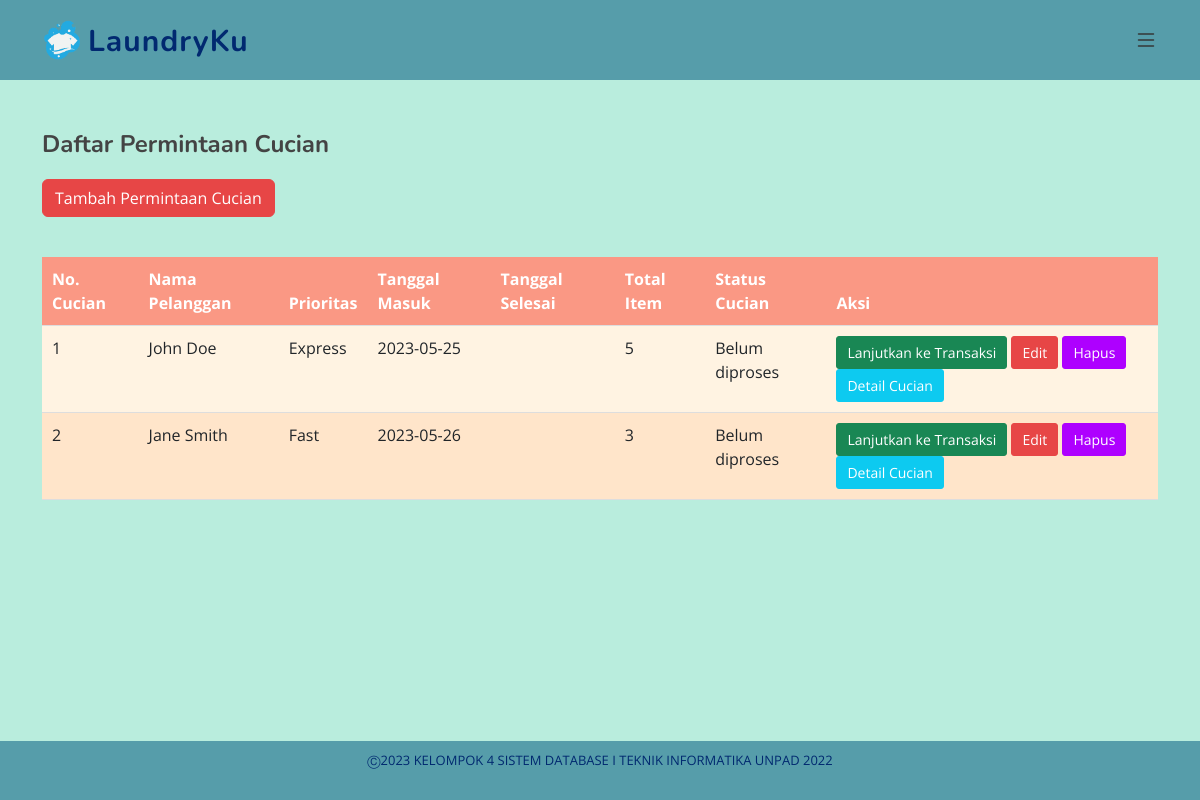
The page /permintaan_cucian.php (signed in) on the database its author committed.
### tables this page shows
CREATE TABLE PermintaanCucian (
    no_cucian INT AUTO_INCREMENT PRIMARY KEY,
    id_pelanggan INT,
    id_prioritas INT,
    tgl_masuk DATE,
    tgl_selesai DATE,
    total_item INT,
    id_status_cucian INT,
    FOREIGN KEY (id_pelanggan) REFERENCES Pelanggan(id_pelanggan),
    FOREIGN KEY (id_prioritas) REFERENCES Prioritas(id_prioritas),
    FOREIGN KEY (id_status_cucian) REFERENCES StatusCucian(id_status_cucian)
);

CREATE TABLE Pelanggan (
    id_pelanggan INT AUTO_INCREMENT PRIMARY KEY,
    nama VARCHAR(255) NOT NULL,
    alamat VARCHAR(255) NOT NULL,
    telepon VARCHAR(15) NOT NULL,
    username VARCHAR(255) NOT NULL,
    password VARCHAR(255) NOT NULL,
    role VARCHAR(255) NOT NULL DEFAULT 'pelanggan'
);

CREATE TABLE Prioritas (
    id_prioritas INT AUTO_INCREMENT PRIMARY KEY,
    jenis_prioritas VARCHAR(255) NOT NULL,
    keterangan VARCHAR(255),
    durasi INT,
    image_url VARCHAR (255)
);

CREATE TABLE StatusCucian (
    id_status_cucian INT AUTO_INCREMENT PRIMARY KEY,
    jenis_status_cucian VARCHAR(255) NOT NULL
);

### permintaan_cucian.php (the view, shortened to what this page needs)
<?php
include "config.php";
$query = "SELECT pc.*, p.nama, pri.jenis_prioritas, sc.jenis_status_cucian, SUM(ic.jumlah_item) AS total_item
FROM PermintaanCucian pc
INNER JOIN Pelanggan p ON pc.id_pelanggan = p.id_pelanggan
LEFT JOIN Prioritas pri ON pc.id_prioritas = pri.id_prioritas
LEFT JOIN StatusCucian sc ON pc.id_status_cucian = sc.id_status_cucian
LEFT JOIN itemCucian ic ON pc.no_cucian = ic.no_cucian
GROUP BY pc.no_cucian";
$result = mysqli_query($conn, $query);
?>
<?php include 'header.php'; ?>
<main id="main">
  <section id="admin" class="admin">
    <div class="container">
      <div class="row">
        <div class="col-lg-12">
          <h2>Daftar Permintaan Cucian</h2>
          <div class="text-right">
            <a href="tambah_permintaan_cucian.php" class="btn btn-primary">Tambah Permintaan Cucian</a>
          </div>
        </div>
      </div>
      <div class="row">
        <div class="col-lg-12">
          <table class="table">
            <thead>
              <tr>
                <th>No. Cucian</th>
                <th>Nama Pelanggan</th>
                <th>Prioritas</th>
                <th>Tanggal Masuk</th>
                <th>Tanggal Selesai</th>
                <th>Total Item</th>
                <th>Status Cucian</th>
                <th>Aksi</th>
              </tr>
            </thead>
            <tbody>
              <?php while ($row = mysqli_fetch_assoc($result)): ?>
                <?php
                $noCucian = $row['no_cucian'];
                $queryCheckTransaksi = "SELECT COUNT(*) AS jumlah_transaksi FROM Transaksi WHERE no_cucian = $noCucian";
                $resultCheckTransaksi = mysqli_query($conn, $queryCheckTransaksi);
                $rowCheckTransaksi = mysqli_fetch_assoc($resultCheckTransaksi);
                $jumlahTransaksi = $rowCheckTransaksi['jumlah_transaksi'];
                ?>
                <tr>
                  <td>
                    <?php echo $row['no_cucian']; ?>
                  </td>
                  <td>
                    <?php echo $row['nama']; ?>
                  </td>
                  <td>
                    <?php echo $row['jenis_prioritas']; ?>
                  </td>
                  <td>
                    <?php echo $row['tgl_masuk']; ?>
                  </td>
                  <td>
                  </td>
                  <td>
                    <?php echo $row['total_item']; ?>
                  </td>
                  <td>
                    <?php echo $row['jenis_status_cucian']; ?>
                  </td>
                  <td>
                    <?php if (!empty($row['no_transaksi'])): ?>
                      <a href="detail_transaksi.php?no_transaksi=<?php echo $row['no_transaksi']; ?>"
                        class="btn btn-primary btn-sm">Detail Transaksi</a>
                    <?php else: ?>
                      <?php if ($jumlahTransaksi > 0): ?>
                        <a href="#" class="btn btn-secondary btn-sm" disabled>Sudah Masuk Transaksi</a>
                      <?php elseif ($row['total_item'] == 0): ?>
                        <a href="#" class="btn btn-secondary btn-sm" disabled>Total Item Kosong</a>
                      <?php else: ?>
                        <a href="buat_transaksi.php?no_cucian=<?php echo $row['no_cucian']; ?>"
                          class="btn btn-success btn-sm">Lanjutkan ke Transaksi</a>
                      <?php endif; ?>
                    <?php endif; ?>
                    <?php if ($row['jenis_status_cucian'] != 'Selesai' && empty($row['no_transaksi'])): ?>
                      <a href="edit_permintaan_cucian.php?no_cucian=<?php echo $row['no_cucian']; ?>"
                        class="btn btn-primary btn-sm">Edit</a>
                      <a href="hapus_permintaan_cucian.php?hapus=<?php echo $row['no_cucian']; ?>"
                        class="btn btn-danger btn-sm">Hapus</a>
                    <?php elseif ($row['jenis_status_cucian'] != 'Selesai' && !empty($row['no_transaksi'])): ?>
                      <a href="edit_permintaan_cucian.php?no_cucian=<?php echo $row['no_cucian']; ?>"
                        class="btn btn-primary btn-sm">Edit</a>
                    <?php endif; ?>
                    <a href="detail_cucian.php?no_cucian=<?php echo $row['no_cucian']; ?>"
                      class="btn btn-info btn-sm">Detail Cucian</a>
                  </td>
                </tr>
              <?php endwhile; ?>
            </tbody>
          </table>
        </div>
      </div>
    </div>
  </section>
</main>
<?php include 'footer.php'; ?>

### assets/css/style.css (style rules this page uses)
:root { scroll-behavior: smooth; }
body { font-family: "Open Sans", sans-serif; color: #444444; }
a { color: #f4f4f4; text-decoration: none; }
h1, h2, h3, h4, h5, h6 { font-family: "Nunito", sans-serif; }
section { padding: 60px 0; overflow: hidden; }

### assets/css/styles.css (style rules this page uses)
#main { background-color: #B9EDDD; min-height: calc(100vh - 30px); }
#main .admin table { width: 100%; border-collapse: collapse; margin-top: 20px; }
#main .admin table th, #main .admin table td { padding: 10px; text-align: left; border-bottom: 1px solid #ddd; }
#main .admin table th { background-color: #FA9884; color: #fff; font-weight: bold; }
#main .admin table tr:nth-child(odd) { background-color: #FFF3E2; }
#main .admin table tr:nth-child(even) { background-color: #FFE5CA; }
#main .admin table td a { display: inline-block; padding: 5px 10px; text-decoration: none; color: #fff; border-radius: 3px; transition: opacity 0.3s ease; }
#main .admin table td a.btn-primary { background-color: #E74646; }
#main .admin table td a.btn-danger { background-color: #ae00ff; }
#main .admin h2 { font-size: 24px; font-weight: bold; margin-bottom: 20px; }
#main .admin .text-right { display: flex; justify-content: space-between; align-items: center; margin-bottom: 20px; }
#main .admin .btn-primary { background-color: #E74646; border-color: #E74646; }
#main .admin .btn-danger { background-color: #ae00ff; border-color: #ae00ff; }
#main { padding-top: 70px; }

### permintaan_cucian.php (style rules this page uses)
#main { padding-top: 70px; }

### rows shown on the page
permintaancucian: no_cucian "1", id_pelanggan.nama "John Doe", id_prioritas.jenis_prioritas "Express", tgl_masuk "2023-05-25", total_item "5", id_status_cucian.jenis_status_cucian "Belum diproses"
permintaancucian: no_cucian "2", id_pelanggan.nama "Jane Smith", id_prioritas.jenis_prioritas "Fast", tgl_masuk "2023-05-26", total_item "3", id_status_cucian.jenis_status_cucian "Belum diproses"
